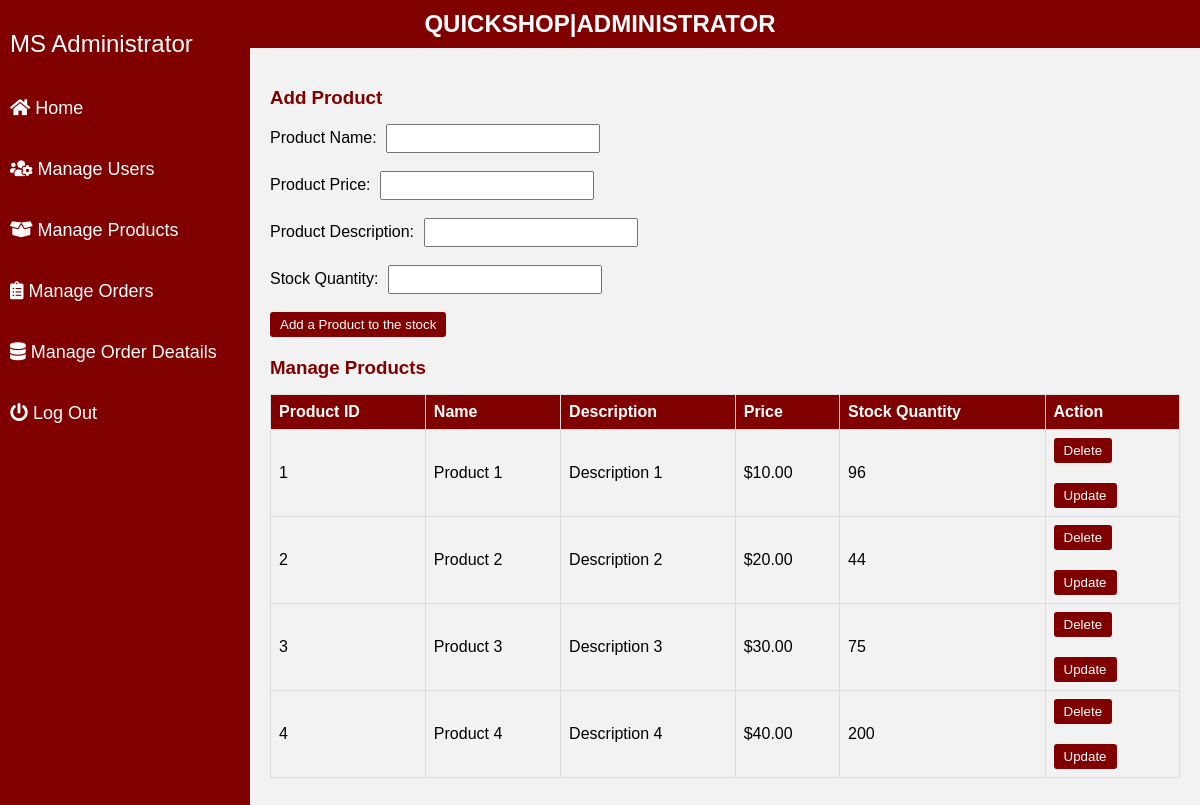
/manage_product.php, run on the app's committed database.
### tables this page shows
CREATE TABLE `products` (
  `ProductID` int(11) NOT NULL,
  `Name` varchar(255) NOT NULL,
  `Description` text DEFAULT NULL,
  `Price` decimal(10,2) NOT NULL,
  `StockQuantity` int(11) NOT NULL
);

### manage_product.php (the view, shortened to what this page needs)
<!DOCTYPE html>
<html lang="en">
<head>
  <link rel="stylesheet" href="https://cdnjs.cloudflare.com/ajax/libs/font-awesome/5.15.4/css/all.min.css">
</head>
<body>
  <div id="navbar">
    <h2>QUICKSHOP|ADMINISTRATOR</h2>
  </div>
  <div id="sidenav">
    <a href="admin.php" style="font-size: 24px;">MS Administrator</a>
    <a href="admin.php"><i class="fas fa-home"></i> Home</a>
    <a href="manage_users.php"><i class="fas fa-users-cog"></i> Manage Users</a>
    <a href="manage_product.php"><i class="fas fa-box-open"></i> Manage Products</a>
    <a href="manage_orders.php"><i class="fas fa-clipboard-list"></i> Manage Orders</a>
    <a href="manage_orderdetails.php"><i class="fas fa-database"></i> Manage Order Deatails</a>
    <a href="Logout.php"><i class="fas fa-power-off"></i> Log Out</a>
  </div>
  <div class="content-view">
    <h3>Add Product</h3>
    <form id="addProductForm" action="store_product.php" method="post">
      <label for="Name">Product Name:</label>
      <input type="text" id="Name" name="Name" required><br><br>
      <label for="Price">Product Price:</label>
      <input type="text" id="Price" name="Price" required><br><br>
      <label for="Description">Product Description:</label>
      <input type="text" id="Description" name="Description" required><br><br>
      <label for="StockQuantity">Stock Quantity:</label>
      <input type="text" id="StockQuantity" name="StockQuantity" required><br><br>
      <button type="submit">Add a Product to the stock</button>
    </form>
    <h3>Manage Products</h3>
    <table>
      <thead>
        <tr>
          <th>Product ID</th>
          <th>Name</th>
          <th>Description</th>
          <th>Price</th>
          <th>Stock Quantity </th>
          <th>Action</th>
        </tr>
      </thead>
      <tbody>
      <?php
          include 'connection.php';
          $sql = "SELECT * FROM Products";
          $result = $conn->query($sql);
          if ($result->num_rows > 0) {
            while($row = $result->fetch_assoc()) {
          ?>
          <tr>
            <td><?php echo $row["ProductID"]; ?></td>
            <td><?php echo $row["Name"]; ?></td>
            <td><?php echo $row["Description"]; ?></td>
            <td>$<?php echo $row["Price"]; ?></td>
            <td><?php echo $row["StockQuantity"]; ?></td>
            <td>
            <form action="delete_product.php" method="get">
                <button type="submit" name="delete" value="<?php echo $row["ProductID"]; ?>">Delete</button>
            </form>
              <button name="update" onclick="ProductDetailsPopup('<?php echo $row['ProductID']; ?>', '<?php echo $row['Name']; ?>','<?php echo $row['Description']; ?>',
             '<?php echo $row['Price']; ?>', '<?php echo $row['StockQuantity']; ?>')">Update</button>
            </td>
          </tr>
          <?php
            }
          } else {
            echo "0 results";
          }
          ?>
      </tbody>
    </table>
  </div>
</body>
</html>

### manage_product.php (style rules this page uses)
body { margin: 0; font-family: Arial, sans-serif; background-color: #f2f2f2; }
#navbar { background-color: maroon; color: #fff; text-align: center; padding: 10px; }
#navbar h2 { margin: 0; color: #fff; }
#sidenav { width: 250px; background-color: #800000; padding-top: 20px; position: fixed; top: 0; left: 0; height: 100%; overflow-x: hidden; padding-bottom: 60px; }
#sidenav a { padding: 10px; text-decoration: none; font-size: 18px; color: #fff; display: block; margin-bottom: 20px; }
.content-view { margin-left: 250px; padding: 20px; }
h3 { color: maroon; margin-bottom: 15px; }
table { width: 100%; border-collapse: collapse; margin-bottom: 20px; }
th, td { border: 1px solid #ddd; padding: 8px; text-align: left; }
th { background-color: maroon; color: #fff; }
tr:nth-child(even) { background-color: #f2f2f2; }
button { padding: 5px 10px; background-color: maroon; color: #fff; border: none; border-radius: 3px; cursor: pointer; margin-right: 5px; }
form { margin-bottom: 20px; }
form label { margin-right: 5px; }
form input[type="text"] { padding: 5px; width: 200px; margin-right: 10px; }
form button[type="submit"] { padding: 5px 10px; background-color: maroon; color: #fff; border: none; border-radius: 3px; cursor: pointer; }

### data on the page
products: ProductID "1", Name "Product 1", Description "Description 1", Price "10.00", StockQuantity "96"
products: ProductID "2", Name "Product 2", Description "Description 2", Price "20.00", StockQuantity "44"
products: ProductID "3", Name "Product 3", Description "Description 3", Price "30.00", StockQuantity "75"
products: ProductID "4", Name "Product 4", Description "Description 4", Price "40.00", StockQuantity "200"
